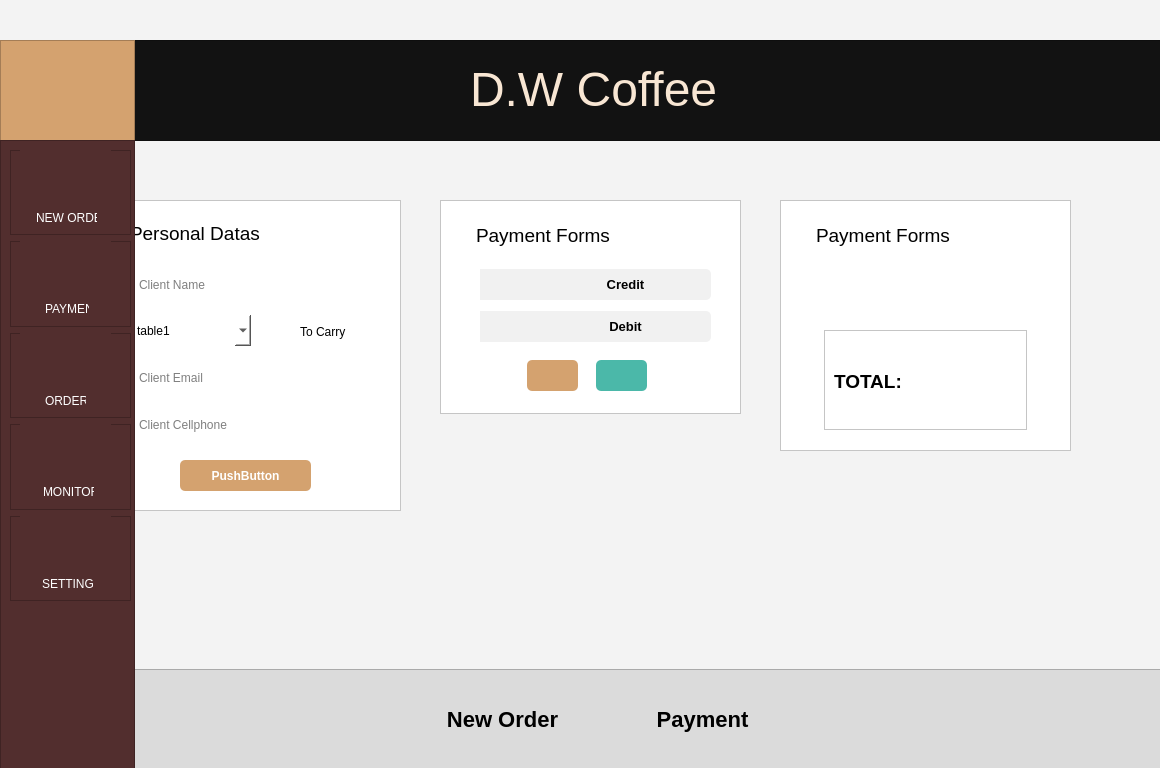
<?xml version="1.0" encoding="UTF-8"?>
<ui version="4.0">
 <class>Dialog</class>
 <widget class="QDialog" name="Dialog">
  <property name="geometry">
   <rect>
    <x>0</x>
    <y>0</y>
    <width>1160</width>
    <height>768</height>
   </rect>
  </property>
  <property name="windowTitle">
   <string>Dialog</string>
  </property>
  <property name="styleSheet">
   <string notr="true">background-color: #F3F3F3</string>
  </property>
  <widget class="QFrame" name="frame">
   <property name="geometry">
    <rect>
     <x>0</x>
     <y>40</y>
     <width>1161</width>
     <height>101</height>
    </rect>
   </property>
   <property name="styleSheet">
    <string notr="true">background-color: #121212</string>
   </property>
   <property name="frameShape">
    <enum>QFrame::StyledPanel</enum>
   </property>
   <property name="frameShadow">
    <enum>QFrame::Raised</enum>
   </property>
   <widget class="QFrame" name="frame_2">
    <property name="geometry">
     <rect>
      <x>0</x>
      <y>0</y>
      <width>135</width>
      <height>102</height>
     </rect>
    </property>
    <property name="styleSheet">
     <string notr="true">background-color: #D4A26F</string>
    </property>
    <property name="frameShape">
     <enum>QFrame::StyledPanel</enum>
    </property>
    <property name="frameShadow">
     <enum>QFrame::Raised</enum>
    </property>
    <widget class="QLabel" name="label">
     <property name="geometry">
      <rect>
       <x>18</x>
       <y>6</y>
       <width>98</width>
       <height>90</height>
      </rect>
     </property>
     <property name="styleSheet">
      <string notr="true">image: url(:/imagens/cGUFyIrl2tqx3cWHufs9--1--5d252-svg (1) 4.png);</string>
     </property>
     <property name="text">
      <string/>
     </property>
    </widget>
   </widget>
   <widget class="QLabel" name="label_2">
    <property name="geometry">
     <rect>
      <x>470</x>
      <y>4</y>
      <width>281</width>
      <height>91</height>
     </rect>
    </property>
    <property name="styleSheet">
     <string notr="true">color: #F8E6D3</string>
    </property>
    <property name="text">
     <string>&lt;html&gt;&lt;head/&gt;&lt;body&gt;&lt;p&gt;&lt;span style=&quot; font-size:36pt;&quot;&gt;D.W Coffee&lt;/span&gt;&lt;/p&gt;&lt;/body&gt;&lt;/html&gt;</string>
    </property>
   </widget>
  </widget>
  <widget class="QFrame" name="frame_3">
   <property name="geometry">
    <rect>
     <x>100</x>
     <y>200</y>
     <width>301</width>
     <height>311</height>
    </rect>
   </property>
   <property name="styleSheet">
    <string notr="true">background-color: white;
border: .5px solid black</string>
   </property>
   <property name="frameShape">
    <enum>QFrame::StyledPanel</enum>
   </property>
   <property name="frameShadow">
    <enum>QFrame::Raised</enum>
   </property>
   <widget class="QFrame" name="frame_6">
    <property name="geometry">
     <rect>
      <x>0</x>
      <y>0</y>
      <width>301</width>
      <height>50</height>
     </rect>
    </property>
    <property name="styleSheet">
     <string notr="true">border: transparent;
background-color: transparent;</string>
    </property>
    <property name="frameShape">
     <enum>QFrame::StyledPanel</enum>
    </property>
    <property name="frameShadow">
     <enum>QFrame::Raised</enum>
    </property>
    <widget class="QFrame" name="frame_8">
     <property name="geometry">
      <rect>
       <x>0</x>
       <y>241</y>
       <width>301</width>
       <height>70</height>
      </rect>
     </property>
     <property name="styleSheet">
      <string notr="true">border: transparent;
background-color: transparent;</string>
     </property>
     <property name="frameShape">
      <enum>QFrame::StyledPanel</enum>
     </property>
     <property name="frameShadow">
      <enum>QFrame::Raised</enum>
     </property>
    </widget>
    <widget class="QLabel" name="label_3">
     <property name="geometry">
      <rect>
       <x>30</x>
       <y>8</y>
       <width>131</width>
       <height>51</height>
      </rect>
     </property>
     <property name="styleSheet">
      <string notr="true"/>
     </property>
     <property name="text">
      <string>&lt;html&gt;&lt;head/&gt;&lt;body&gt;&lt;p&gt;&lt;span style=&quot; font-size:14pt;&quot;&gt;Personal Datas&lt;/span&gt;&lt;/p&gt;&lt;/body&gt;&lt;/html&gt;</string>
     </property>
    </widget>
    <widget class="QLabel" name="label_10">
     <property name="geometry">
      <rect>
       <x>90</x>
       <y>40</y>
       <width>131</width>
       <height>51</height>
      </rect>
     </property>
     <property name="styleSheet">
      <string notr="true"/>
     </property>
     <property name="text">
      <string>&lt;html&gt;&lt;head/&gt;&lt;body&gt;&lt;p&gt;&lt;span style=&quot; font-size:14pt;&quot;&gt;Personal Datas&lt;/span&gt;&lt;/p&gt;&lt;/body&gt;&lt;/html&gt;</string>
     </property>
    </widget>
   </widget>
   <widget class="QFrame" name="frame_7">
    <property name="geometry">
     <rect>
      <x>0</x>
      <y>49</y>
      <width>301</width>
      <height>204</height>
     </rect>
    </property>
    <property name="whatsThis">
     <string>&lt;html&gt;
 &lt;head&gt;
&lt;/head&gt;
&lt;body&gt;
   &lt;p&gt;OPAAAAAAAAAA&lt;/p&gt;
&lt;/body&gt;
&lt;/html&gt;</string>
    </property>
    <property name="styleSheet">
     <string notr="true">border: transparent;
background-color: transparent;</string>
    </property>
    <property name="frameShape">
     <enum>QFrame::StyledPanel</enum>
    </property>
    <property name="frameShadow">
     <enum>QFrame::Raised</enum>
    </property>
    <widget class="QLineEdit" name="lineEdit">
     <property name="geometry">
      <rect>
       <x>30</x>
       <y>20</y>
       <width>231</width>
       <height>31</height>
      </rect>
     </property>
     <property name="styleSheet">
      <string notr="true">QLineEdit{
	border: .5px solid rgba(0, 0, 0, .5);
	background-color: white;
	border-radius: 5px;
	padding: 7px;
}

QLineEdit:hover{
	border-color: rgba(0, 0, 0, 1);
}</string>
     </property>
     <property name="placeholderText">
      <string>Client Name</string>
     </property>
    </widget>
    <widget class="QLineEdit" name="lineEdit_2">
     <property name="geometry">
      <rect>
       <x>30</x>
       <y>113</y>
       <width>231</width>
       <height>31</height>
      </rect>
     </property>
     <property name="styleSheet">
      <string notr="true">QLineEdit{
	border: .5px solid rgba(0, 0, 0, .5);
	background-color: white;
	border-radius: 5px;
	padding: 7px;
}


QLineEdit:hover{
	border-color:  rgba(0, 0, 0, 1);
}</string>
     </property>
     <property name="placeholderText">
      <string>Client Email</string>
     </property>
    </widget>
    <widget class="QLineEdit" name="lineEdit_3">
     <property name="geometry">
      <rect>
       <x>30</x>
       <y>160</y>
       <width>231</width>
       <height>31</height>
      </rect>
     </property>
     <property name="styleSheet">
      <string notr="true">QLineEdit{
	border: .5px solid rgba(0, 0, 0, .5);
	background-color: white;
	border-radius: 5px;
	padding: 7px;
}


QLineEdit:hover{
	border-color:  rgba(0, 0, 0, 1);
}</string>
     </property>
     <property name="placeholderText">
      <string>Client Cellphone</string>
     </property>
    </widget>
    <widget class="QComboBox" name="comboBox">
     <property name="geometry">
      <rect>
       <x>30</x>
       <y>66</y>
       <width>121</width>
       <height>31</height>
      </rect>
     </property>
     <property name="cursor">
      <cursorShape>PointingHandCursor</cursorShape>
     </property>
     <property name="styleSheet">
      <string notr="true">QComboBox{
	border: .5px solid rgba(0, 0, 0, .5);
	background-color: white;
	border-radius: 5px;
	padding: 7px
}

QComboBox:hover{
	border-color: rgba(0, 0, 0, 1);
}</string>
     </property>
     <item>
      <property name="text">
       <string>table1</string>
      </property>
     </item>
     <item>
      <property name="text">
       <string>table2</string>
      </property>
     </item>
     <item>
      <property name="text">
       <string>table3</string>
      </property>
     </item>
     <item>
      <property name="text">
       <string>table4</string>
      </property>
     </item>
     <item>
      <property name="text">
       <string>table5</string>
      </property>
     </item>
     <item>
      <property name="text">
       <string>table6</string>
      </property>
     </item>
     <item>
      <property name="text">
       <string>table7</string>
      </property>
     </item>
     <item>
      <property name="text">
       <string>table8</string>
      </property>
     </item>
     <item>
      <property name="text">
       <string>table9</string>
      </property>
     </item>
     <item>
      <property name="text">
       <string>table10</string>
      </property>
     </item>
    </widget>
    <widget class="QCheckBox" name="checkBox">
     <property name="geometry">
      <rect>
       <x>180</x>
       <y>74</y>
       <width>70</width>
       <height>17</height>
      </rect>
     </property>
     <property name="cursor">
      <cursorShape>PointingHandCursor</cursorShape>
     </property>
     <property name="styleSheet">
      <string notr="true">font-size: 12px;</string>
     </property>
     <property name="text">
      <string>To Carry</string>
     </property>
    </widget>
   </widget>
   <widget class="QPushButton" name="pushButton">
    <property name="geometry">
     <rect>
      <x>80</x>
      <y>260</y>
      <width>131</width>
      <height>31</height>
     </rect>
    </property>
    <property name="cursor">
     <cursorShape>PointingHandCursor</cursorShape>
    </property>
    <property name="styleSheet">
     <string notr="true">QPushButton{
	background-color: #D4A26F;
	border: transparent;
	color: white;
	font-weight: bold;	
	border-radius: 5px;
}

QPushButton:hover{
	background-color: rgba(61, 21, 21, .75);
}

</string>
    </property>
    <property name="text">
     <string>PushButton</string>
    </property>
   </widget>
  </widget>
  <widget class="QFrame" name="frame_4">
   <property name="geometry">
    <rect>
     <x>440</x>
     <y>200</y>
     <width>301</width>
     <height>214</height>
    </rect>
   </property>
   <property name="styleSheet">
    <string notr="true">background-color: white;
border: .5px solid black</string>
   </property>
   <property name="frameShape">
    <enum>QFrame::StyledPanel</enum>
   </property>
   <property name="frameShadow">
    <enum>QFrame::Raised</enum>
   </property>
   <widget class="QFrame" name="frame_9">
    <property name="geometry">
     <rect>
      <x>0</x>
      <y>50</y>
      <width>301</width>
      <height>164</height>
     </rect>
    </property>
    <property name="styleSheet">
     <string notr="true">background-color: transparent;
border-color: transparent</string>
    </property>
    <property name="frameShape">
     <enum>QFrame::StyledPanel</enum>
    </property>
    <property name="frameShadow">
     <enum>QFrame::Raised</enum>
    </property>
    <widget class="QPushButton" name="pushButton_2">
     <property name="geometry">
      <rect>
       <x>100</x>
       <y>19</y>
       <width>171</width>
       <height>31</height>
      </rect>
     </property>
     <property name="cursor">
      <cursorShape>PointingHandCursor</cursorShape>
     </property>
     <property name="styleSheet">
      <string notr="true">QPushButton{
	border: .5px solid rgba(0, 0, 0, .5);
	background-color: #F1F1F1;
	border-radius: 5px;
	padding: 7px;
	font-size: 13px;
	font-weight: 500;
}

QPushButton:hover{
	background-color: rgba(0, 0, 0, .5);
	color: white;
}

</string>
     </property>
     <property name="text">
      <string>Credit</string>
     </property>
    </widget>
    <widget class="QPushButton" name="pushButton_5">
     <property name="geometry">
      <rect>
       <x>156</x>
       <y>110</y>
       <width>51</width>
       <height>31</height>
      </rect>
     </property>
     <property name="cursor">
      <cursorShape>PointingHandCursor</cursorShape>
     </property>
     <property name="styleSheet">
      <string notr="true">QPushButton{
	background-color: #4BB8A9;
	image: url(:/imagens/transferir (2) 1.png);
	border-radius: 5px;
	padding: 7px;
	border: .5px solid rgba(0, 0, 0, .5);
}

QPushButton:hover{
	background-color: rgba(75, 184, 169, .7);
}

</string>
     </property>
     <property name="text">
      <string/>
     </property>
    </widget>
    <widget class="QPushButton" name="pushButton_4">
     <property name="geometry">
      <rect>
       <x>87</x>
       <y>110</y>
       <width>51</width>
       <height>31</height>
      </rect>
     </property>
     <property name="cursor">
      <cursorShape>PointingHandCursor</cursorShape>
     </property>
     <property name="styleSheet">
      <string notr="true">QPushButton{
	background-color: #D4A26F;
	image: url(:/imagens/transferir (1) (1) 1.png);
	border-radius: 5px;
	padding: 7px;
	border: transparent;
}

QPushButton:hover{
	background-color: rgba(212, 162, 111, .7);
}


</string>
     </property>
     <property name="text">
      <string/>
     </property>
    </widget>
    <widget class="QLabel" name="label_4">
     <property name="geometry">
      <rect>
       <x>40</x>
       <y>19</y>
       <width>70</width>
       <height>31</height>
      </rect>
     </property>
     <property name="cursor">
      <cursorShape>PointingHandCursor</cursorShape>
     </property>
     <property name="styleSheet">
      <string notr="true">border: .5px solid rgba(0, 0, 0, .5);
background-color: #F1F1F1;
padding: 7px;
font-size: 13px;
font-weight: 500;
</string>
     </property>
     <property name="text">
      <string/>
     </property>
    </widget>
    <widget class="QLabel" name="label_5">
     <property name="geometry">
      <rect>
       <x>53</x>
       <y>25</y>
       <width>41</width>
       <height>21</height>
      </rect>
     </property>
     <property name="cursor">
      <cursorShape>PointingHandCursor</cursorShape>
     </property>
     <property name="styleSheet">
      <string notr="true">image: url(:/imagens/icone-do-cartao-de-credito_910989-1537 2.png);
border-color: transparent;
background-color: transparent;</string>
     </property>
     <property name="text">
      <string/>
     </property>
    </widget>
    <widget class="QPushButton" name="pushButton_3">
     <property name="geometry">
      <rect>
       <x>100</x>
       <y>61</y>
       <width>171</width>
       <height>31</height>
      </rect>
     </property>
     <property name="cursor">
      <cursorShape>PointingHandCursor</cursorShape>
     </property>
     <property name="styleSheet">
      <string notr="true">QPushButton{
	border: .5px solid rgba(0, 0, 0, .5);
	background-color: #F1F1F1;
	border-radius: 5px;
	padding: 7px;
	font-size: 13px;
	font-weight: 500;
}

QPushButton:hover{
	background-color: rgba(0, 0, 0, .5);
	color: white;
}</string>
     </property>
     <property name="text">
      <string>Debit</string>
     </property>
    </widget>
    <widget class="QLabel" name="label_6">
     <property name="geometry">
      <rect>
       <x>40</x>
       <y>61</y>
       <width>70</width>
       <height>31</height>
      </rect>
     </property>
     <property name="cursor">
      <cursorShape>PointingHandCursor</cursorShape>
     </property>
     <property name="styleSheet">
      <string notr="true">border: .5px solid rgba(0, 0, 0, .5);
background-color: #F1F1F1;

padding: 7px;
font-size: 13px;
font-weight: 500;
</string>
     </property>
     <property name="text">
      <string/>
     </property>
    </widget>
    <widget class="QLabel" name="label_7">
     <property name="geometry">
      <rect>
       <x>58</x>
       <y>63</y>
       <width>30</width>
       <height>30</height>
      </rect>
     </property>
     <property name="styleSheet">
      <string notr="true">image: url(:/imagens/icone-do-cartao-de-pagamento_419328-1911 2 (1).png);</string>
     </property>
     <property name="text">
      <string/>
     </property>
    </widget>
   </widget>
   <widget class="QFrame" name="frame_10">
    <property name="geometry">
     <rect>
      <x>0</x>
      <y>0</y>
      <width>301</width>
      <height>51</height>
     </rect>
    </property>
    <property name="styleSheet">
     <string notr="true">background-color: transparent;
border-color: transparent;</string>
    </property>
    <property name="frameShape">
     <enum>QFrame::StyledPanel</enum>
    </property>
    <property name="frameShadow">
     <enum>QFrame::Raised</enum>
    </property>
    <widget class="QLabel" name="label_8">
     <property name="geometry">
      <rect>
       <x>36</x>
       <y>10</y>
       <width>137</width>
       <height>51</height>
      </rect>
     </property>
     <property name="styleSheet">
      <string notr="true"/>
     </property>
     <property name="text">
      <string>&lt;html&gt;&lt;head/&gt;&lt;body&gt;&lt;p&gt;&lt;span style=&quot; font-size:14pt;&quot;&gt;Payment Forms&lt;/span&gt;&lt;/p&gt;&lt;/body&gt;&lt;/html&gt;</string>
     </property>
    </widget>
   </widget>
  </widget>
  <widget class="QFrame" name="frame_5">
   <property name="geometry">
    <rect>
     <x>780</x>
     <y>200</y>
     <width>291</width>
     <height>251</height>
    </rect>
   </property>
   <property name="styleSheet">
    <string notr="true">background-color: white;
border: .5px solid black</string>
   </property>
   <property name="frameShape">
    <enum>QFrame::StyledPanel</enum>
   </property>
   <property name="frameShadow">
    <enum>QFrame::Raised</enum>
   </property>
   <widget class="QFrame" name="frame_11">
    <property name="geometry">
     <rect>
      <x>0</x>
      <y>0</y>
      <width>292</width>
      <height>51</height>
     </rect>
    </property>
    <property name="styleSheet">
     <string notr="true">background-color: transparent;
border-color: transparent;</string>
    </property>
    <property name="frameShape">
     <enum>QFrame::StyledPanel</enum>
    </property>
    <property name="frameShadow">
     <enum>QFrame::Raised</enum>
    </property>
    <widget class="QLabel" name="label_9">
     <property name="geometry">
      <rect>
       <x>36</x>
       <y>10</y>
       <width>137</width>
       <height>51</height>
      </rect>
     </property>
     <property name="styleSheet">
      <string notr="true"/>
     </property>
     <property name="text">
      <string>&lt;html&gt;&lt;head/&gt;&lt;body&gt;&lt;p&gt;&lt;span style=&quot; font-size:14pt;&quot;&gt;Payment Forms&lt;/span&gt;&lt;/p&gt;&lt;/body&gt;&lt;/html&gt;</string>
     </property>
    </widget>
   </widget>
   <widget class="QFrame" name="frame_12">
    <property name="geometry">
     <rect>
      <x>0</x>
      <y>50</y>
      <width>292</width>
      <height>65</height>
     </rect>
    </property>
    <property name="styleSheet">
     <string notr="true">background-color: transparent;
border-color: transparent;</string>
    </property>
    <property name="frameShape">
     <enum>QFrame::StyledPanel</enum>
    </property>
    <property name="frameShadow">
     <enum>QFrame::Raised</enum>
    </property>
    <widget class="QFrame" name="frame_13">
     <property name="geometry">
      <rect>
       <x>0</x>
       <y>70</y>
       <width>292</width>
       <height>130</height>
      </rect>
     </property>
     <property name="styleSheet">
      <string notr="true">background-color: transparent;
border-color: transparent;</string>
     </property>
     <property name="frameShape">
      <enum>QFrame::StyledPanel</enum>
     </property>
     <property name="frameShadow">
      <enum>QFrame::Raised</enum>
     </property>
    </widget>
    <widget class="QPushButton" name="pushButton_6">
     <property name="geometry">
      <rect>
       <x>41</x>
       <y>18</y>
       <width>205</width>
       <height>31</height>
      </rect>
     </property>
     <property name="cursor">
      <cursorShape>PointingHandCursor</cursorShape>
     </property>
     <property name="styleSheet">
      <string notr="true">QPushButton{
	border: .5px solid rgba(0, 0, 0, .5);
	background-color: rgba(61, 21, 21, .75);
	border-radius: 5px;
	padding: 7px;
	font-size: 13px;
	font-weight: bold;
	color: white;
}

QPushButton:hover{
	background-color: rgba(61, 21, 21, .95);
}

</string>
     </property>
     <property name="text">
      <string>Credit</string>
     </property>
    </widget>
   </widget>
   <widget class="QFrame" name="frame_14">
    <property name="geometry">
     <rect>
      <x>44</x>
      <y>130</y>
      <width>203</width>
      <height>100</height>
     </rect>
    </property>
    <property name="styleSheet">
     <string notr="true">border-right-color: transparent;
border-left-color: transparent;
border-top-color:  rgba(0, 0, 0, .5);
border-bottom-color:  rgba(0, 0, 0, .5);
</string>
    </property>
    <property name="frameShape">
     <enum>QFrame::StyledPanel</enum>
    </property>
    <property name="frameShadow">
     <enum>QFrame::Raised</enum>
    </property>
    <widget class="QLabel" name="label_11">
     <property name="geometry">
      <rect>
       <x>10</x>
       <y>26</y>
       <width>77</width>
       <height>51</height>
      </rect>
     </property>
     <property name="styleSheet">
      <string notr="true">border-color: transparent;
font-weight: bold;</string>
     </property>
     <property name="text">
      <string>&lt;html&gt;&lt;head/&gt;&lt;body&gt;&lt;p&gt;&lt;span style=&quot; font-size:14pt;&quot;&gt;TOTAL:&lt;/span&gt;&lt;/p&gt;&lt;/body&gt;&lt;/html&gt;</string>
     </property>
    </widget>
   </widget>
  </widget>
  <widget class="QFrame" name="frame_16">
   <property name="geometry">
    <rect>
     <x>0</x>
     <y>669</y>
     <width>1171</width>
     <height>101</height>
    </rect>
   </property>
   <property name="styleSheet">
    <string notr="true">background-color: #DBDBDB;</string>
   </property>
   <property name="frameShape">
    <enum>QFrame::StyledPanel</enum>
   </property>
   <property name="frameShadow">
    <enum>QFrame::Raised</enum>
   </property>
   <widget class="QPushButton" name="pushButton_7">
    <property name="geometry">
     <rect>
      <x>437</x>
      <y>35</y>
      <width>131</width>
      <height>31</height>
     </rect>
    </property>
    <property name="cursor">
     <cursorShape>PointingHandCursor</cursorShape>
    </property>
    <property name="styleSheet">
     <string notr="true">QPushButton{
	border: transparent;
	background-color: transparent;
	font-size: 22px;
	font-weight: bold;

}

QPushButton:hover{
	color: rgba(61, 21, 21, .75);
}
</string>
    </property>
    <property name="text">
     <string>New Order</string>
    </property>
   </widget>
   <widget class="QPushButton" name="pushButton_8">
    <property name="geometry">
     <rect>
      <x>637</x>
      <y>35</y>
      <width>131</width>
      <height>31</height>
     </rect>
    </property>
    <property name="cursor">
     <cursorShape>PointingHandCursor</cursorShape>
    </property>
    <property name="styleSheet">
     <string notr="true">QPushButton{
	border: transparent;
	background-color: transparent;
	font-size: 22px;
	font-weight: bold;
}

QPushButton:hover{
	color: rgba(61, 21, 21, .75);
}</string>
    </property>
    <property name="text">
     <string>Payment</string>
    </property>
   </widget>
  </widget>
  <widget class="QPushButton" name="pushButton_9">
   <property name="geometry">
    <rect>
     <x>0</x>
     <y>140</y>
     <width>32</width>
     <height>631</height>
    </rect>
   </property>
   <property name="cursor">
    <cursorShape>PointingHandCursor</cursorShape>
   </property>
   <property name="styleSheet">
    <string notr="true">QPushButton{
	image: url(:/imagens/Arrow 2.png);
	background-color: rgba(0, 0, 0, .1);
}

QPushButton:hover{
	background-color: rgba(0, 0, 0, .2);
}</string>
   </property>
   <property name="text">
    <string/>
   </property>
  </widget>
  <widget class="QFrame" name="frame_15">
   <property name="geometry">
    <rect>
     <x>0</x>
     <y>140</y>
     <width>135</width>
     <height>631</height>
    </rect>
   </property>
   <property name="styleSheet">
    <string notr="true">background-color: #522E2E</string>
   </property>
   <property name="frameShape">
    <enum>QFrame::StyledPanel</enum>
   </property>
   <property name="frameShadow">
    <enum>QFrame::Raised</enum>
   </property>
   <widget class="QFrame" name="frame_17">
    <property name="geometry">
     <rect>
      <x>10</x>
      <y>10</y>
      <width>121</width>
      <height>85</height>
     </rect>
    </property>
    <property name="cursor">
     <cursorShape>PointingHandCursor</cursorShape>
    </property>
    <property name="frameShape">
     <enum>QFrame::StyledPanel</enum>
    </property>
    <property name="frameShadow">
     <enum>QFrame::Raised</enum>
    </property>
    <widget class="QLabel" name="label_12">
     <property name="geometry">
      <rect>
       <x>10</x>
       <y>-14</y>
       <width>91</width>
       <height>81</height>
      </rect>
     </property>
     <property name="styleSheet">
      <string notr="true">image: url(:/imagens/transferir (1) 1.png);</string>
     </property>
     <property name="text">
      <string/>
     </property>
    </widget>
    <widget class="QLabel" name="label_13">
     <property name="geometry">
      <rect>
       <x>26</x>
       <y>60</y>
       <width>61</width>
       <height>16</height>
      </rect>
     </property>
     <property name="styleSheet">
      <string notr="true">color: rgb(255, 255, 255);</string>
     </property>
     <property name="text">
      <string>NEW ORDER</string>
     </property>
    </widget>
   </widget>
   <widget class="QFrame" name="frame_18">
    <property name="geometry">
     <rect>
      <x>10</x>
      <y>101</y>
      <width>121</width>
      <height>86</height>
     </rect>
    </property>
    <property name="cursor">
     <cursorShape>PointingHandCursor</cursorShape>
    </property>
    <property name="frameShape">
     <enum>QFrame::StyledPanel</enum>
    </property>
    <property name="frameShadow">
     <enum>QFrame::Raised</enum>
    </property>
    <widget class="QLabel" name="label_14">
     <property name="geometry">
      <rect>
       <x>10</x>
       <y>-14</y>
       <width>91</width>
       <height>81</height>
      </rect>
     </property>
     <property name="styleSheet">
      <string notr="true">image: url(:/imagens/🦆 icon _cart o_.png);</string>
     </property>
     <property name="text">
      <string/>
     </property>
    </widget>
    <widget class="QLabel" name="label_15">
     <property name="geometry">
      <rect>
       <x>35</x>
       <y>60</y>
       <width>44</width>
       <height>16</height>
      </rect>
     </property>
     <property name="styleSheet">
      <string notr="true">color: rgb(255, 255, 255);
text-align: center;</string>
     </property>
     <property name="text">
      <string>PAYMENT</string>
     </property>
    </widget>
   </widget>
   <widget class="QFrame" name="frame_19">
    <property name="geometry">
     <rect>
      <x>10</x>
      <y>193</y>
      <width>121</width>
      <height>85</height>
     </rect>
    </property>
    <property name="cursor">
     <cursorShape>PointingHandCursor</cursorShape>
    </property>
    <property name="frameShape">
     <enum>QFrame::StyledPanel</enum>
    </property>
    <property name="frameShadow">
     <enum>QFrame::Raised</enum>
    </property>
    <widget class="QLabel" name="label_16">
     <property name="geometry">
      <rect>
       <x>10</x>
       <y>-14</y>
       <width>91</width>
       <height>81</height>
      </rect>
     </property>
     <property name="styleSheet">
      <string notr="true">image: url(:/imagens/free-invoice-3155204-2630870 1.png);</string>
     </property>
     <property name="text">
      <string/>
     </property>
    </widget>
    <widget class="QLabel" name="label_17">
     <property name="geometry">
      <rect>
       <x>35</x>
       <y>60</y>
       <width>41</width>
       <height>16</height>
      </rect>
     </property>
     <property name="styleSheet">
      <string notr="true">color: rgb(255, 255, 255);</string>
     </property>
     <property name="text">
      <string>ORDERS</string>
     </property>
    </widget>
   </widget>
   <widget class="QFrame" name="frame_20">
    <property name="geometry">
     <rect>
      <x>10</x>
      <y>284</y>
      <width>121</width>
      <height>86</height>
     </rect>
    </property>
    <property name="cursor">
     <cursorShape>PointingHandCursor</cursorShape>
    </property>
    <property name="frameShape">
     <enum>QFrame::StyledPanel</enum>
    </property>
    <property name="frameShadow">
     <enum>QFrame::Raised</enum>
    </property>
    <widget class="QLabel" name="label_18">
     <property name="geometry">
      <rect>
       <x>10</x>
       <y>-14</y>
       <width>91</width>
       <height>81</height>
      </rect>
     </property>
     <property name="styleSheet">
      <string notr="true">image: url(:/imagens/free-monitor-1629555-1383411 1.png);</string>
     </property>
     <property name="text">
      <string/>
     </property>
    </widget>
    <widget class="QLabel" name="label_19">
     <property name="geometry">
      <rect>
       <x>33</x>
       <y>60</y>
       <width>51</width>
       <height>16</height>
      </rect>
     </property>
     <property name="styleSheet">
      <string notr="true">color: rgb(255, 255, 255);</string>
     </property>
     <property name="text">
      <string>MONITOR</string>
     </property>
    </widget>
   </widget>
   <widget class="QFrame" name="frame_21">
    <property name="geometry">
     <rect>
      <x>10</x>
      <y>376</y>
      <width>121</width>
      <height>85</height>
     </rect>
    </property>
    <property name="cursor">
     <cursorShape>PointingHandCursor</cursorShape>
    </property>
    <property name="frameShape">
     <enum>QFrame::StyledPanel</enum>
    </property>
    <property name="frameShadow">
     <enum>QFrame::Raised</enum>
    </property>
    <widget class="QLabel" name="label_20">
     <property name="geometry">
      <rect>
       <x>10</x>
       <y>-14</y>
       <width>91</width>
       <height>81</height>
      </rect>
     </property>
     <property name="styleSheet">
      <string notr="true">image: url(:/imagens/mindtouch 1.png);
</string>
     </property>
     <property name="text">
      <string/>
     </property>
    </widget>
    <widget class="QLabel" name="label_21">
     <property name="geometry">
      <rect>
       <x>32</x>
       <y>60</y>
       <width>51</width>
       <height>16</height>
      </rect>
     </property>
     <property name="styleSheet">
      <string notr="true">color: rgb(255, 255, 255);</string>
     </property>
     <property name="text">
      <string>SETTINGS</string>
     </property>
    </widget>
   </widget>
  </widget>
 </widget>
 <resources>
  <include location="../imagens/imagens.qrc"/>
 </resources>
 <connections/>
</ui>
